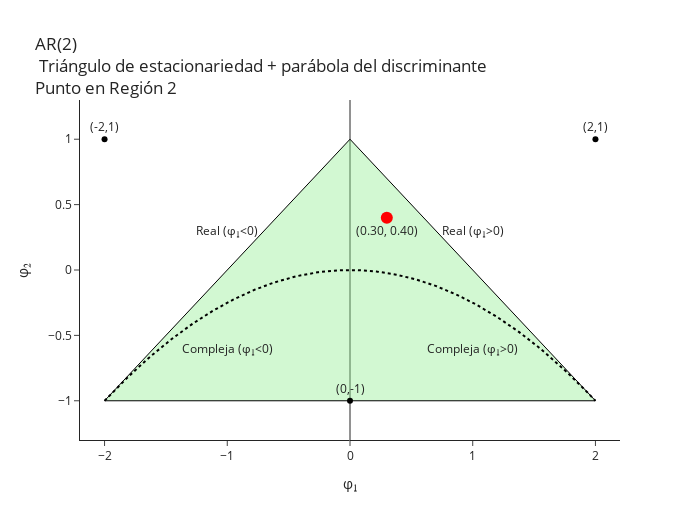
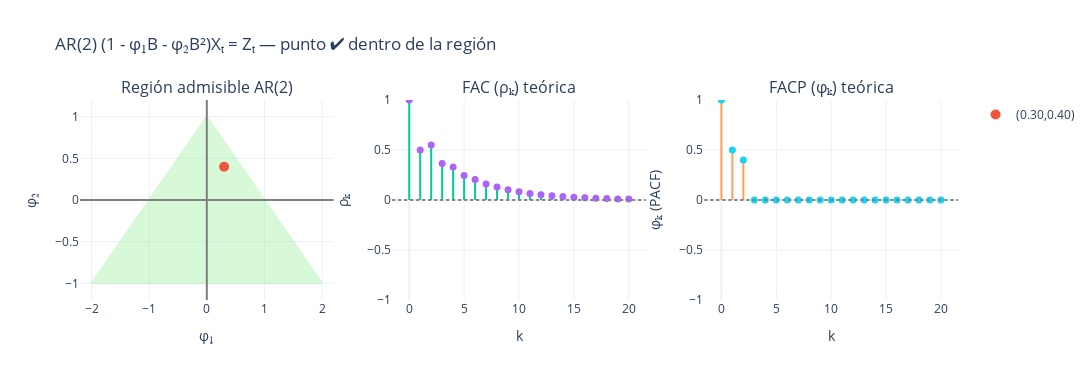

Notebook source saved alongside these figures, in order:
### Markdown cell above
**Región Admisible 2 para el procesp AR(2)**

debe cumplirse:

- $\phi_1^2 + 4\phi_2 > 0$
- $\phi_1 > 0$

### Code cell
phi1 = 0.3
phi2 = 0.4

fig = ar2_region_quad(phi1_point=phi1, phi2_point=phi2)
fig.show() 
fig = panel_ar2(phi1=phi1, phi2=phi2, m=20)
fig.show()

### Figure 1 — Plotly figure (JSON) as saved in the notebook; plotly's stock layout.template omitted (floating-point values rounded to 4 significant figures; data arrays with more than 128 entries replaced by an {"elided": "..."} marker saying what was removed)
{"data": [{"fill": "toself", "fillcolor": "rgba(144, 238, 144, 0.4)", "line": {"color": "black", "width": 1}, "mode": "lines", "name": "Región de Estacionariedad", "type": "scatter", "x": [-2, 2, 0, -2], "y": [-1, -1, 1, -1]}, {"line": {"color": "black", "dash": "dot", "width": 2}, "mode": "lines", "name": "Δ=0  (φ₂ = −¼ φ₁²)", "type": "scatter", "x": {"elided": "600 float values"}, "y": {"elided": "600 float values"}}, {"marker": {"color": "black", "size": 6}, "mode": "markers+text", "showlegend": false, "text": ["(-2,1)", "(2,1)", "(0,-1)"], "textposition": "top center", "type": "scatter", "x": [-2, 2, 0], "y": [1, 1, -1]}, {"marker": {"color": "red", "size": 12, "symbol": "circle"}, "mode": "markers+text", "name": "punto (φ₁, φ₂)", "text": ["(0.30, 0.40)"], "textposition": "bottom center", "type": "scatter", "x": [0.3], "y": [0.4]}], "layout": {"annotations": [{"showarrow": false, "text": "Real\n(φ₁<0)", "x": -1, "y": 0.3}, {"showarrow": false, "text": "Real\n(φ₁>0)", "x": 1, "y": 0.3}, {"showarrow": false, "text": "Compleja\n(φ₁<0)", "x": -1, "y": -0.6}, {"showarrow": false, "text": "Compleja\n(φ₁>0)", "x": 1, "y": -0.6}], "height": 520, "showlegend": false, "title": {"text": "AR(2)<br> Triángulo de estacionariedad + parábola del discriminante<br>Punto en Región 2"}, "width": 700, "xaxis": {"range": [-2.2, 2.2], "title": {"text": "φ₁"}, "zeroline": true}, "yaxis": {"range": [-1.3, 1.3], "title": {"text": "φ₂"}, "zeroline": false}}}

### Figure 2 — Plotly figure (JSON) as saved in the notebook; plotly's stock layout.template omitted (floating-point values rounded to 4 significant figures)
{"data": [{"fill": "toself", "fillcolor": "lightgreen", "line": {"color": "lightgreen"}, "mode": "lines", "opacity": 0.35, "showlegend": false, "type": "scatter", "x": [-2, 2, 0, -2], "xaxis": "x", "y": [-1, -1, 1, -1], "yaxis": "y"}, {"marker": {"size": 10}, "mode": "markers", "name": "(0.30,0.40)", "type": "scatter", "x": [0.3], "xaxis": "x", "y": [0.4], "yaxis": "y"}, {"line": {"width": 2}, "mode": "lines", "showlegend": false, "type": "scatter", "x": [0, 0, null, 1, 1, null, 2, 2, null, 3, 3, null, 4, 4, null, 5, 5, null, 6, 6, null, 7, 7, null, 8, 8, null, 9, 9, null, 10, 10, null, 11, 11, null, 12, 12, null, 13, 13, null, 14, 14, null, 15, 15, null, 16, 16, null, 17, 17, null, 18, 18, null, 19, 19, null, 20, 20, null], "xaxis": "x2", "y": [0, 1, null, 0, 0.5, null, 0, 0.55, null, 0, 0.365, null, 0, 0.3295, null, 0, 0.2449, null, 0, 0.2053, null, 0, 0.1595, null, 0, 0.13, null, 0, 0.1028, null, 0, 0.08282, null, 0, 0.06596, null, 0, 0.05292, null, 0, 0.04226, null, 0, 0.03385, null, 0, 0.02706, null, 0, 0.02166, null, 0, 0.01732, null, 0, 0.01386, null, 0, 0.01109, null, 0, 0.008869, null], "yaxis": "y2"}, {"marker": {"size": 7}, "mode": "markers", "showlegend": false, "type": "scatter", "x": [0, 1, 2, 3, 4, 5, 6, 7, 8, 9, 10, 11, 12, 13, 14, 15, 16, 17, 18, 19, 20], "xaxis": "x2", "y": [1.0, 0.5, 0.55, 0.365, 0.3295, 0.2449, 0.2053, 0.1595, 0.13, 0.1028, 0.08282, 0.06596, 0.05292, 0.04226, 0.03385, 0.02706, 0.02166, 0.01732, 0.01386, 0.01109, 0.008869], "yaxis": "y2"}, {"line": {"width": 2}, "mode": "lines", "showlegend": false, "type": "scatter", "x": [0, 0, null, 1, 1, null, 2, 2, null, 3, 3, null, 4, 4, null, 5, 5, null, 6, 6, null, 7, 7, null, 8, 8, null, 9, 9, null, 10, 10, null, 11, 11, null, 12, 12, null, 13, 13, null, 14, 14, null, 15, 15, null, 16, 16, null, 17, 17, null, 18, 18, null, 19, 19, null, 20, 20, null], "xaxis": "x3", "y": [0, 1, null, 0, 0.5, null, 0, 0.4, null, 0, -8.811e-17, null, 0, -8.811e-17, null, 0, 1.322e-16, null, 0, 1.322e-16, null, 0, -8.811e-17, null, 0, 0, null, 0, -2.203e-17, null, 0, -4.406e-17, null, 0, 2.203e-17, null, 0, 2.203e-17, null, 0, -2.203e-17, null, 0, 1.101e-17, null, 0, 0, null, 0, 0, null, 0, 0, null, 0, -2.754e-18, null, 0, 0, null, 0, 2.754e-18, null], "yaxis": "y3"}, {"marker": {"size": 7}, "mode": "markers", "showlegend": false, "type": "scatter", "x": [0, 1, 2, 3, 4, 5, 6, 7, 8, 9, 10, 11, 12, 13, 14, 15, 16, 17, 18, 19, 20], "xaxis": "x3", "y": [1.0, 0.5, 0.4, -8.811e-17, -8.811e-17, 1.322e-16, 1.322e-16, -8.811e-17, 0.0, -2.203e-17, -4.406e-17, 2.203e-17, 2.203e-17, -2.203e-17, 1.101e-17, 0.0, 0.0, 0.0, -2.754e-18, 0.0, 2.754e-18], "yaxis": "y3"}], "layout": {"annotations": [{"font": {"size": 16}, "showarrow": false, "text": "Región admisible AR(2)", "x": 0.1444, "xanchor": "center", "xref": "paper", "y": 1, "yanchor": "bottom", "yref": "paper"}, {"font": {"size": 16}, "showarrow": false, "text": "FAC (ρₖ) teórica", "x": 0.5, "xanchor": "center", "xref": "paper", "y": 1, "yanchor": "bottom", "yref": "paper"}, {"font": {"size": 16}, "showarrow": false, "text": "FACP (φₖ) teórica", "x": 0.8556, "xanchor": "center", "xref": "paper", "y": 1, "yanchor": "bottom", "yref": "paper"}], "height": 380, "shapes": [{"line": {"color": "gray"}, "type": "line", "x0": 0, "x1": 1, "xref": "x domain", "y0": 0, "y1": 0, "yref": "y"}, {"line": {"color": "gray"}, "type": "line", "x0": 0, "x1": 0, "xref": "x", "y0": 0, "y1": 1, "yref": "y domain"}, {"line": {"color": "gray", "dash": "dot"}, "type": "line", "x0": 0, "x1": 1, "xref": "x2 domain", "y0": 0, "y1": 0, "yref": "y2"}, {"line": {"color": "gray", "dash": "dot"}, "type": "line", "x0": 0, "x1": 1, "xref": "x3 domain", "y0": 0, "y1": 0, "yref": "y3"}], "title": {"text": "AR(2) (1 - φ₁B - φ₂B²)Xₜ = Zₜ — punto ✔ dentro de la región"}, "width": 1150, "xaxis": {"anchor": "y", "domain": [0, 0.2889], "range": [-2.2, 2.2], "title": {"text": "φ₁"}}, "xaxis2": {"anchor": "y2", "domain": [0.3556, 0.6444], "title": {"text": "k"}}, "xaxis3": {"anchor": "y3", "domain": [0.7111, 1], "title": {"text": "k"}}, "yaxis": {"anchor": "x", "domain": [0, 1], "range": [-1.2, 1.2], "title": {"text": "φ₂"}}, "yaxis2": {"anchor": "x2", "domain": [0, 1], "range": [-1, 1], "title": {"text": "ρₖ"}}, "yaxis3": {"anchor": "x3", "domain": [0, 1], "range": [-1, 1], "title": {"text": "φₖ (PACF)"}}}}
